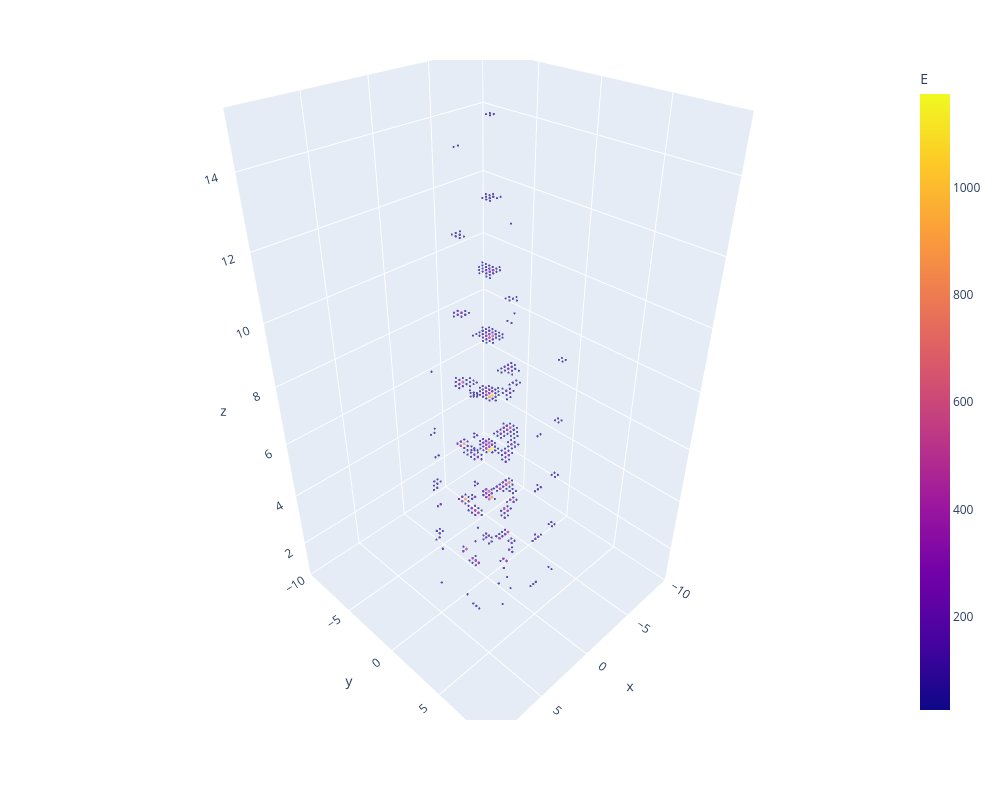

Notebook code for this chart:
### Code cell
from jax_calo_flash.utils import transform

ev = 0
X = batch['input_feats']
is_nan = torch.isnan(X['hit_x'][ev])
plot_dict = {k: transform(v[ev][~is_nan].cpu(), k, dataset.xform_cfg, inverse=True) for k, v in X.items()}
plot_dict['x'] = plot_dict.pop('hit_x')
plot_dict['y'] = plot_dict.pop('hit_y')
plot_dict['z'] = plot_dict.pop('hit_z')
plot_dict['E'] = plot_dict.pop('hit_e')
plot_dict['size'] = (plot_dict['E'] + 1).log()

plot_point_cloud(plot_dict, xy_range=dataset.calo_cfg['width'])

### Figure 1 — Plotly figure (JSON) as saved in the notebook; plotly's stock layout.template omitted (floating-point values rounded to 4 significant figures; data arrays with more than 128 entries replaced by an {"elided": "..."} marker saying what was removed)
{"data": [{"hovertemplate": "x=%{x}<br>y=%{y}<br>z=%{z}<br>size=%{marker.size}<br>E=%{marker.color}<extra></extra>", "legendgroup": "", "marker": {"color": {"elided": "448 float values"}, "coloraxis": "coloraxis", "line": {"width": 0}, "size": {"elided": "448 float values"}, "sizemode": "area", "sizeref": 0.2828, "symbol": "circle"}, "mode": "markers", "name": "", "scene": "scene", "showlegend": false, "type": "scatter3d", "x": {"elided": "448 float values"}, "y": {"elided": "448 float values"}, "z": {"elided": "448 float values"}}], "layout": {"coloraxis": {"colorbar": {"title": {"text": "E"}}, "colorscale": [[0, "#0d0887"], [0.1111, "#46039f"], [0.2222, "#7201a8"], [0.3333, "#9c179e"], [0.4444, "#bd3786"], [0.5556, "#d8576b"], [0.6667, "#ed7953"], [0.7778, "#fb9f3a"], [0.8889, "#fdca26"], [1, "#f0f921"]]}, "height": 800, "legend": {"itemsizing": "constant", "tracegroupgap": 0}, "margin": {"t": 60}, "scene": {"domain": {"x": [0, 1], "y": [0, 1]}, "xaxis": {"range": [-10, 10], "title": {"text": "x"}}, "yaxis": {"range": [-10, 10], "title": {"text": "y"}}, "zaxis": {"title": {"text": "z"}}}, "width": 1000}}
